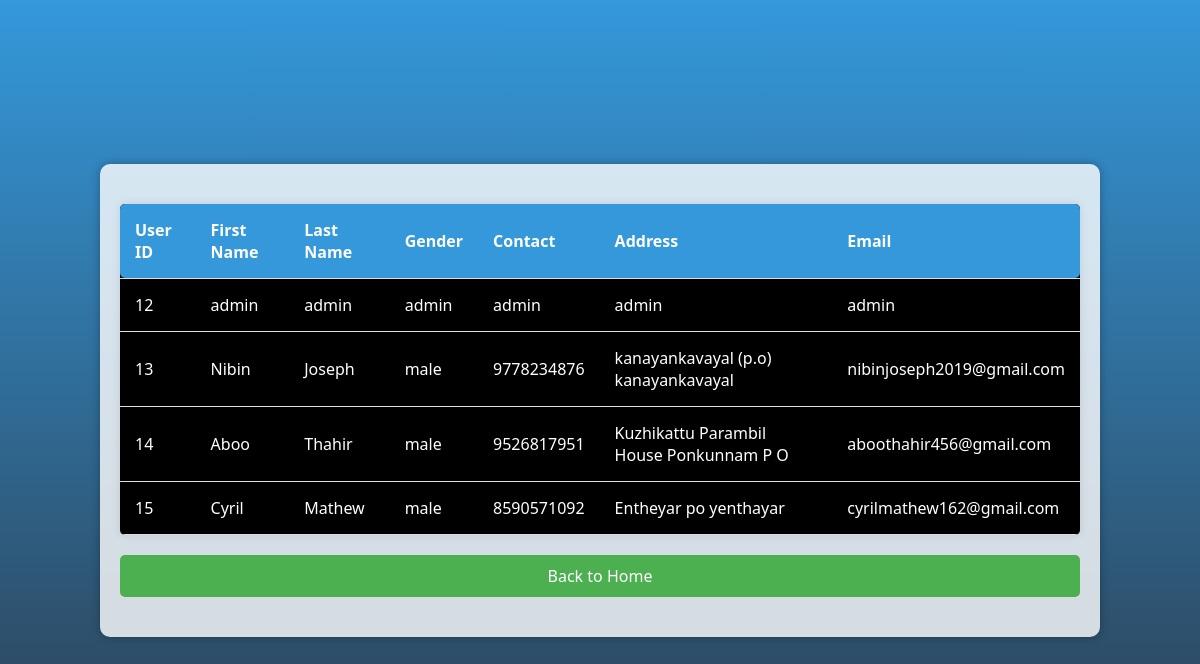
Page /userlist.php on the committed database.
### tables this page shows
CREATE TABLE `customer_details` (
  `id` int(11) NOT NULL COMMENT 'AUTO_INCREMENT',
  `firstname` text NOT NULL,
  `middlename` text DEFAULT NULL,
  `lastname` text NOT NULL,
  `gender` text NOT NULL,
  `contact` text NOT NULL,
  `address` text NOT NULL,
  `email` text NOT NULL,
  `password` text NOT NULL,
  `confirm_password` text DEFAULT NULL,
  `image_path` text DEFAULT NULL,
  `status` varchar(15) NOT NULL DEFAULT 'user',
  `date_created` datetime NOT NULL DEFAULT current_timestamp(),
  `date_added` datetime DEFAULT NULL ON UPDATE current_timestamp() COMMENT 'ON UPDATE CURRENT_TIMESTAMP()'
);

### userlist.php (the view, shortened to what this page needs)
<!DOCTYPE html>
<html lang="en">
<head>
</head>
<body>
<div class="container">
    <?php
    $con = mysqli_connect("localhost", "admin", "admin", "miniproject");
    $sql = "SELECT * FROM customer_details";
    $result = $con->query($sql);
    $userData = array();
    if ($result->num_rows > 0) {
        while ($row = $result->fetch_assoc()) {
            $userData[] = $row;
        }
    }
    ?>
    <table>
        <thead>
            <tr>
                <th>User ID</th>
                <th>First Name</th>
                <th>Last Name</th>
                <th>Gender</th>
                <th>Contact</th>
                <th>Address</th>
                <th>Email</th>
            </tr>
        </thead>
        <tbody>
            <?php
            foreach ($userData as $user) {
                echo "<tr>";
                echo "<td>{$user['id']}</td>";
                echo "<td>{$user['firstname']}</td>";
                echo "<td>{$user['lastname']}</td>";
                echo "<td>{$user['gender']}</td>";
                echo "<td>{$user['contact']}</td>";
                echo "<td>{$user['address']}</td>";
                echo "<td>{$user['email']}</td>";
                echo "</tr>";
            }
            ?>
        </tbody>
    </table>
    <a href="adminpage.php" class="back-button">Back to Home</a>
</div>
</body>
</html>

### userlist.php (style rules this page uses)
body { font-family: 'Segoe UI', Tahoma, Geneva, Verdana, sans-serif; margin: 0; padding: 0; display: flex; align-items: center; justify-content: center; min-height: 100vh; background: linear-gradient(to bottom, #3498db, #2c3e50); background-repeat: no-repeat; background-size: cover; color: #fff; }
.container { width: 80%; margin: 50px auto; background-color: rgba(255, 255, 255, 0.8); padding: 20px; border-radius: 10px; box-shadow: 0 0 10px rgba(0, 0, 0, 0.3); }
table { width: 100%; border-collapse: collapse; margin-top: 20px; box-shadow: 0 0 10px rgba(0, 0, 0, 0.1); background-color: #000; color: #fff; border-radius: 5px; overflow: hidden; }
th, td { padding: 15px; text-align: left; border-bottom: 1px solid #ddd; }
th { background-color: #3498db; color: #fff; }
td:first-child, th:first-child { border-top-left-radius: 5px; border-bottom-left-radius: 5px; }
td:last-child, th:last-child { border-top-right-radius: 5px; border-bottom-right-radius: 5px; }
.back-button { margin: 20px auto; padding: 10px 20px; background-color: #4CAF50; color: #fff; text-decoration: none; text-align: center; border-radius: 5px; cursor: pointer; display: inline-block; }
.back-button { display: block; margin: 20px auto; padding: 10px 20px; background-color: #4CAF50; color: #fff; text-decoration: none; text-align: center; border-radius: 5px; cursor: pointer; }

### rows in the picture
customer_details: id "12", firstname "admin", lastname "admin", gender "admin", contact "admin", address "admin", email "admin"
customer_details: id "13", firstname "Nibin", lastname "Joseph", gender "male", contact "9778234876", address "kanayankavayal (p.o) kanayankavayal", email "nibinjoseph2019@gmail.com"
customer_details: id "14", firstname "Aboo", lastname "Thahir", gender "male", contact "9526817951", address "Kuzhikattu Parambil House Ponkunnam P O", email "aboothahir456@gmail.com"
customer_details: id "15", firstname "Cyril", lastname "Mathew", gender "male", contact "8590571092", address "Entheyar po yenthayar", email "cyrilmathew162@gmail.com"
